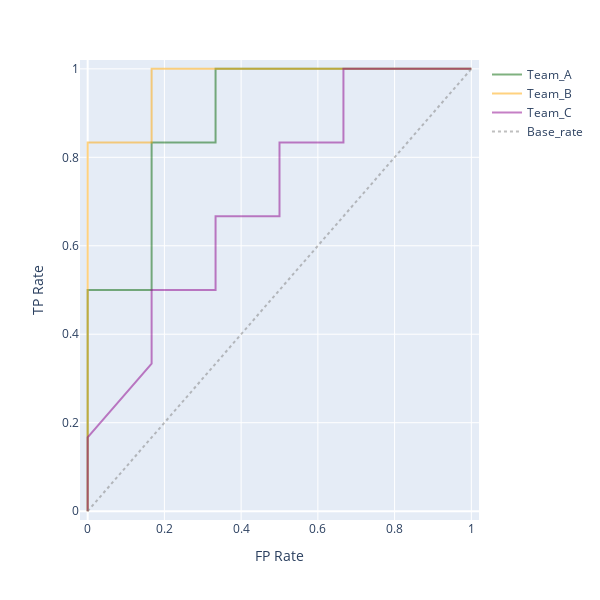

Notebook code cell kept with this figure:
### Code cell
# ROC Curve

fig = px.line(x=fpr,y=tpr)
fig.update_traces(line_color='darkgreen',opacity=0.5,name='Team_A',showlegend=True)

fig_2 = px.line(x=fpr_b,y=tpr_b)
fig_2.update_traces(line_color='orange',opacity=0.5,name='Team_B',showlegend=True)
fig.add_trace(fig_2.data[0])

fig_3 = px.line(x=fpr_c,y=tpr_c)
fig_3.update_traces(line_color='darkmagenta',opacity=0.5,name='Team_C',showlegend=True)
fig.add_trace(fig_3.data[0])

fig_4 = px.line(x=[0,1],y=[0,1])
fig_4.update_traces(line=dict(dash="dot", width=2),line_color='gray',opacity=0.5,name='Base_rate',showlegend=True)
fig.add_trace(fig_4.data[0])


# plot update
fig.update_layout(width=600,height=600)
fig.update_xaxes(title_text='FP Rate',range=[-0.02,1.02])
fig.update_yaxes(title_text='TP Rate',range=[-0.02,1.02])

fig.show()
fig.write_html("file.html")

### Figure 1 — Plotly figure (JSON) as saved in the notebook; plotly's stock layout.template omitted (floating-point values rounded to 4 significant figures)
{"data": [{"hovertemplate": "x=%{x}<br>y=%{y}<extra></extra>", "legendgroup": "", "line": {"color": "darkgreen", "dash": "solid"}, "marker": {"symbol": "circle"}, "mode": "lines", "name": "Team_A", "opacity": 0.5, "orientation": "v", "showlegend": true, "type": "scatter", "x": [0, 0, 0, 0.1667, 0.1667, 0.3333, 0.3333, 1], "xaxis": "x", "y": [0, 0.1667, 0.5, 0.5, 0.8333, 0.8333, 1, 1], "yaxis": "y"}, {"hovertemplate": "x=%{x}<br>y=%{y}<extra></extra>", "legendgroup": "", "line": {"color": "orange", "dash": "solid"}, "marker": {"symbol": "circle"}, "mode": "lines", "name": "Team_B", "opacity": 0.5, "orientation": "v", "showlegend": true, "type": "scatter", "x": [0, 0, 0, 0.1667, 0.1667, 1], "xaxis": "x", "y": [0, 0.1667, 0.8333, 0.8333, 1, 1], "yaxis": "y"}, {"hovertemplate": "x=%{x}<br>y=%{y}<extra></extra>", "legendgroup": "", "line": {"color": "darkmagenta", "dash": "solid"}, "marker": {"symbol": "circle"}, "mode": "lines", "name": "Team_C", "opacity": 0.5, "orientation": "v", "showlegend": true, "type": "scatter", "x": [0, 0, 0.1667, 0.1667, 0.3333, 0.3333, 0.5, 0.5, 0.6667, 0.6667, 1], "xaxis": "x", "y": [0, 0.1667, 0.3333, 0.5, 0.5, 0.6667, 0.6667, 0.8333, 0.8333, 1, 1], "yaxis": "y"}, {"hovertemplate": "x=%{x}<br>y=%{y}<extra></extra>", "legendgroup": "", "line": {"color": "gray", "dash": "dot", "width": 2}, "marker": {"symbol": "circle"}, "mode": "lines", "name": "Base_rate", "opacity": 0.5, "orientation": "v", "showlegend": true, "type": "scatter", "x": [0, 1], "xaxis": "x", "y": [0, 1], "yaxis": "y"}], "layout": {"height": 600, "legend": {"tracegroupgap": 0}, "margin": {"t": 60}, "width": 600, "xaxis": {"anchor": "y", "domain": [0, 1], "range": [-0.02, 1.02], "title": {"text": "FP Rate"}}, "yaxis": {"anchor": "x", "domain": [0, 1], "range": [-0.02, 1.02], "title": {"text": "TP Rate"}}}}
